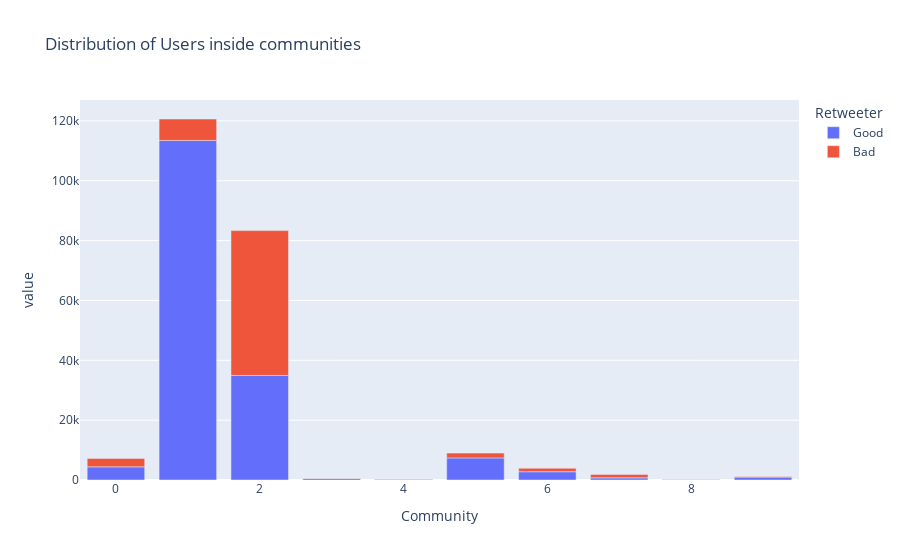

The notebook cell saved with this chart:
### Code cell
# 277619 - df_final.groupby("Retweeter","Comm")["Name"].count()[:10].sum
df_distrib_follower = pd.DataFrame(list(zip(keys, lst_good_value, lst_bad_value)), 
                                   columns=["Community", "Good", "Bad"])
df_distrib_follower.sort_values(by=["Good"], ascending=False, inplace=True)
fig = px.bar(df_distrib_follower, x="Community", y=["Good","Bad"], title="Distribution of Users inside communities")
fig.update_layout(legend=dict(
    title="Retweeter"
))
fig.show()

### Figure 1 — Plotly figure (JSON) as saved in the notebook; plotly's stock layout.template omitted (floating-point values rounded to 4 significant figures)
{"data": [{"alignmentgroup": "True", "hovertemplate": "variable=Good<br>Community=%{x}<br>value=%{y}<extra></extra>", "legendgroup": "Good", "marker": {"color": "#636efa", "pattern": {"shape": ""}}, "name": "Good", "offsetgroup": "Good", "orientation": "v", "showlegend": true, "textposition": "auto", "type": "bar", "x": [1, 2, 5, 0, 6, 9, 7, 3, 4, 8], "xaxis": "x", "y": [113490, 34942, 7386, 4400, 2766, 961, 719, 506, 196, 170], "yaxis": "y"}, {"alignmentgroup": "True", "hovertemplate": "variable=Bad<br>Community=%{x}<br>value=%{y}<extra></extra>", "legendgroup": "Bad", "marker": {"color": "#EF553B", "pattern": {"shape": ""}}, "name": "Bad", "offsetgroup": "Bad", "orientation": "v", "showlegend": true, "textposition": "auto", "type": "bar", "x": [1, 2, 5, 0, 6, 9, 7, 3, 4, 8], "xaxis": "x", "y": [7156, 48402, 1600, 2782, 1151, 234, 1155, 91, 134, 87], "yaxis": "y"}], "layout": {"barmode": "relative", "legend": {"title": {"text": "Retweeter"}, "tracegroupgap": 0}, "title": {"text": "Distribution of Users inside communities"}, "xaxis": {"anchor": "y", "domain": [0, 1], "title": {"text": "Community"}}, "yaxis": {"anchor": "x", "domain": [0, 1], "title": {"text": "value"}}}}
